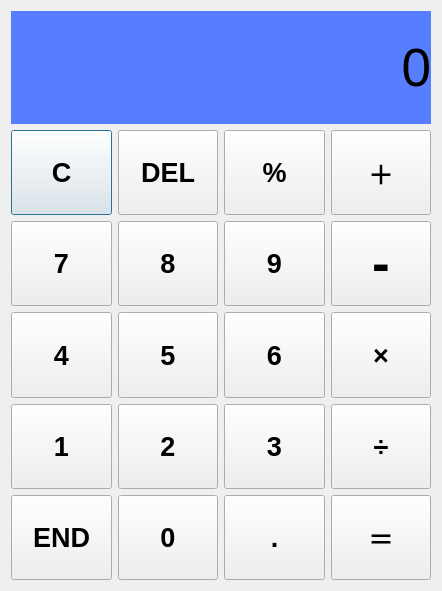
<?xml version="1.0" encoding="UTF-8"?>
<ui version="4.0">
 <class>Dialog</class>
 <widget class="QDialog" name="Dialog">
  <property name="geometry">
   <rect>
    <x>0</x>
    <y>0</y>
    <width>442</width>
    <height>591</height>
   </rect>
  </property>
  <property name="windowTitle">
   <string>Dialog</string>
  </property>
  <layout class="QVBoxLayout" name="verticalLayout" stretch="1,4">
   <item>
    <widget class="QLabel" name="label_display">
     <property name="font">
      <font>
       <pointsize>40</pointsize>
      </font>
     </property>
     <property name="styleSheet">
      <string notr="true">background-color: rgb(87, 126, 255);</string>
     </property>
     <property name="text">
      <string>0</string>
     </property>
     <property name="alignment">
      <set>Qt::AlignRight|Qt::AlignTrailing|Qt::AlignVCenter</set>
     </property>
    </widget>
   </item>
   <item>
    <layout class="QGridLayout" name="gridLayout">
     <item row="0" column="0">
      <widget class="QPushButton" name="pushButton_clean">
       <property name="sizePolicy">
        <sizepolicy hsizetype="Expanding" vsizetype="Expanding">
         <horstretch>0</horstretch>
         <verstretch>0</verstretch>
        </sizepolicy>
       </property>
       <property name="font">
        <font>
         <pointsize>20</pointsize>
         <weight>75</weight>
         <bold>true</bold>
        </font>
       </property>
       <property name="layoutDirection">
        <enum>Qt::RightToLeft</enum>
       </property>
       <property name="text">
        <string>C</string>
       </property>
      </widget>
     </item>
     <item row="0" column="1">
      <widget class="QPushButton" name="pushButton_delete">
       <property name="sizePolicy">
        <sizepolicy hsizetype="Expanding" vsizetype="Expanding">
         <horstretch>0</horstretch>
         <verstretch>0</verstretch>
        </sizepolicy>
       </property>
       <property name="font">
        <font>
         <pointsize>20</pointsize>
         <weight>75</weight>
         <bold>true</bold>
        </font>
       </property>
       <property name="layoutDirection">
        <enum>Qt::RightToLeft</enum>
       </property>
       <property name="text">
        <string>DEL</string>
       </property>
      </widget>
     </item>
     <item row="0" column="2">
      <widget class="QPushButton" name="pushButton_percent">
       <property name="sizePolicy">
        <sizepolicy hsizetype="Expanding" vsizetype="Expanding">
         <horstretch>0</horstretch>
         <verstretch>0</verstretch>
        </sizepolicy>
       </property>
       <property name="font">
        <font>
         <pointsize>20</pointsize>
         <weight>75</weight>
         <bold>true</bold>
        </font>
       </property>
       <property name="layoutDirection">
        <enum>Qt::RightToLeft</enum>
       </property>
       <property name="text">
        <string>%</string>
       </property>
      </widget>
     </item>
     <item row="0" column="3">
      <widget class="QPushButton" name="pushButton_add">
       <property name="sizePolicy">
        <sizepolicy hsizetype="Expanding" vsizetype="Expanding">
         <horstretch>0</horstretch>
         <verstretch>0</verstretch>
        </sizepolicy>
       </property>
       <property name="font">
        <font>
         <pointsize>20</pointsize>
         <weight>75</weight>
         <bold>true</bold>
        </font>
       </property>
       <property name="layoutDirection">
        <enum>Qt::RightToLeft</enum>
       </property>
       <property name="text">
        <string>＋</string>
       </property>
      </widget>
     </item>
     <item row="1" column="0">
      <widget class="QPushButton" name="pushButton_7">
       <property name="sizePolicy">
        <sizepolicy hsizetype="Expanding" vsizetype="Expanding">
         <horstretch>0</horstretch>
         <verstretch>0</verstretch>
        </sizepolicy>
       </property>
       <property name="font">
        <font>
         <pointsize>20</pointsize>
         <weight>75</weight>
         <bold>true</bold>
        </font>
       </property>
       <property name="layoutDirection">
        <enum>Qt::RightToLeft</enum>
       </property>
       <property name="text">
        <string>7</string>
       </property>
      </widget>
     </item>
     <item row="1" column="1">
      <widget class="QPushButton" name="pushButton_8">
       <property name="sizePolicy">
        <sizepolicy hsizetype="Expanding" vsizetype="Expanding">
         <horstretch>0</horstretch>
         <verstretch>0</verstretch>
        </sizepolicy>
       </property>
       <property name="font">
        <font>
         <pointsize>20</pointsize>
         <weight>75</weight>
         <bold>true</bold>
        </font>
       </property>
       <property name="layoutDirection">
        <enum>Qt::RightToLeft</enum>
       </property>
       <property name="text">
        <string>8</string>
       </property>
      </widget>
     </item>
     <item row="1" column="2">
      <widget class="QPushButton" name="pushButton_9">
       <property name="sizePolicy">
        <sizepolicy hsizetype="Expanding" vsizetype="Expanding">
         <horstretch>0</horstretch>
         <verstretch>0</verstretch>
        </sizepolicy>
       </property>
       <property name="font">
        <font>
         <pointsize>20</pointsize>
         <weight>75</weight>
         <bold>true</bold>
        </font>
       </property>
       <property name="layoutDirection">
        <enum>Qt::RightToLeft</enum>
       </property>
       <property name="text">
        <string>9</string>
       </property>
      </widget>
     </item>
     <item row="1" column="3">
      <widget class="QPushButton" name="pushButton_minus">
       <property name="sizePolicy">
        <sizepolicy hsizetype="Expanding" vsizetype="Expanding">
         <horstretch>0</horstretch>
         <verstretch>0</verstretch>
        </sizepolicy>
       </property>
       <property name="font">
        <font>
         <pointsize>40</pointsize>
         <weight>75</weight>
         <bold>true</bold>
        </font>
       </property>
       <property name="layoutDirection">
        <enum>Qt::RightToLeft</enum>
       </property>
       <property name="text">
        <string>-</string>
       </property>
      </widget>
     </item>
     <item row="2" column="0">
      <widget class="QPushButton" name="pushButton_4">
       <property name="sizePolicy">
        <sizepolicy hsizetype="Expanding" vsizetype="Expanding">
         <horstretch>0</horstretch>
         <verstretch>0</verstretch>
        </sizepolicy>
       </property>
       <property name="font">
        <font>
         <pointsize>20</pointsize>
         <weight>75</weight>
         <bold>true</bold>
        </font>
       </property>
       <property name="layoutDirection">
        <enum>Qt::RightToLeft</enum>
       </property>
       <property name="text">
        <string>4</string>
       </property>
      </widget>
     </item>
     <item row="2" column="1">
      <widget class="QPushButton" name="pushButton_5">
       <property name="sizePolicy">
        <sizepolicy hsizetype="Expanding" vsizetype="Expanding">
         <horstretch>0</horstretch>
         <verstretch>0</verstretch>
        </sizepolicy>
       </property>
       <property name="font">
        <font>
         <pointsize>20</pointsize>
         <weight>75</weight>
         <bold>true</bold>
        </font>
       </property>
       <property name="layoutDirection">
        <enum>Qt::RightToLeft</enum>
       </property>
       <property name="text">
        <string>5</string>
       </property>
      </widget>
     </item>
     <item row="2" column="2">
      <widget class="QPushButton" name="pushButton_6">
       <property name="sizePolicy">
        <sizepolicy hsizetype="Expanding" vsizetype="Expanding">
         <horstretch>0</horstretch>
         <verstretch>0</verstretch>
        </sizepolicy>
       </property>
       <property name="font">
        <font>
         <pointsize>20</pointsize>
         <weight>75</weight>
         <bold>true</bold>
        </font>
       </property>
       <property name="layoutDirection">
        <enum>Qt::RightToLeft</enum>
       </property>
       <property name="text">
        <string>6</string>
       </property>
      </widget>
     </item>
     <item row="2" column="3">
      <widget class="QPushButton" name="pushButton_multiply">
       <property name="sizePolicy">
        <sizepolicy hsizetype="Expanding" vsizetype="Expanding">
         <horstretch>0</horstretch>
         <verstretch>0</verstretch>
        </sizepolicy>
       </property>
       <property name="font">
        <font>
         <pointsize>20</pointsize>
         <weight>75</weight>
         <bold>true</bold>
        </font>
       </property>
       <property name="layoutDirection">
        <enum>Qt::RightToLeft</enum>
       </property>
       <property name="text">
        <string>×</string>
       </property>
      </widget>
     </item>
     <item row="3" column="0">
      <widget class="QPushButton" name="pushButton_1">
       <property name="sizePolicy">
        <sizepolicy hsizetype="Expanding" vsizetype="Expanding">
         <horstretch>0</horstretch>
         <verstretch>0</verstretch>
        </sizepolicy>
       </property>
       <property name="font">
        <font>
         <pointsize>20</pointsize>
         <weight>75</weight>
         <bold>true</bold>
        </font>
       </property>
       <property name="layoutDirection">
        <enum>Qt::RightToLeft</enum>
       </property>
       <property name="text">
        <string>1</string>
       </property>
      </widget>
     </item>
     <item row="3" column="1">
      <widget class="QPushButton" name="pushButton_2">
       <property name="sizePolicy">
        <sizepolicy hsizetype="Expanding" vsizetype="Expanding">
         <horstretch>0</horstretch>
         <verstretch>0</verstretch>
        </sizepolicy>
       </property>
       <property name="font">
        <font>
         <pointsize>20</pointsize>
         <weight>75</weight>
         <bold>true</bold>
        </font>
       </property>
       <property name="layoutDirection">
        <enum>Qt::RightToLeft</enum>
       </property>
       <property name="text">
        <string>2</string>
       </property>
      </widget>
     </item>
     <item row="3" column="2">
      <widget class="QPushButton" name="pushButton_3">
       <property name="sizePolicy">
        <sizepolicy hsizetype="Expanding" vsizetype="Expanding">
         <horstretch>0</horstretch>
         <verstretch>0</verstretch>
        </sizepolicy>
       </property>
       <property name="font">
        <font>
         <pointsize>20</pointsize>
         <weight>75</weight>
         <bold>true</bold>
        </font>
       </property>
       <property name="layoutDirection">
        <enum>Qt::RightToLeft</enum>
       </property>
       <property name="text">
        <string>3</string>
       </property>
      </widget>
     </item>
     <item row="3" column="3">
      <widget class="QPushButton" name="pushButton_divide">
       <property name="sizePolicy">
        <sizepolicy hsizetype="Expanding" vsizetype="Expanding">
         <horstretch>0</horstretch>
         <verstretch>0</verstretch>
        </sizepolicy>
       </property>
       <property name="font">
        <font>
         <pointsize>20</pointsize>
         <weight>75</weight>
         <bold>true</bold>
        </font>
       </property>
       <property name="layoutDirection">
        <enum>Qt::RightToLeft</enum>
       </property>
       <property name="text">
        <string>÷</string>
       </property>
      </widget>
     </item>
     <item row="4" column="0">
      <widget class="QPushButton" name="pushButton_end">
       <property name="sizePolicy">
        <sizepolicy hsizetype="Expanding" vsizetype="Expanding">
         <horstretch>0</horstretch>
         <verstretch>0</verstretch>
        </sizepolicy>
       </property>
       <property name="font">
        <font>
         <pointsize>20</pointsize>
         <weight>75</weight>
         <bold>true</bold>
        </font>
       </property>
       <property name="layoutDirection">
        <enum>Qt::RightToLeft</enum>
       </property>
       <property name="text">
        <string>END</string>
       </property>
      </widget>
     </item>
     <item row="4" column="1">
      <widget class="QPushButton" name="pushButton_0">
       <property name="sizePolicy">
        <sizepolicy hsizetype="Expanding" vsizetype="Expanding">
         <horstretch>0</horstretch>
         <verstretch>0</verstretch>
        </sizepolicy>
       </property>
       <property name="font">
        <font>
         <pointsize>20</pointsize>
         <weight>75</weight>
         <bold>true</bold>
        </font>
       </property>
       <property name="layoutDirection">
        <enum>Qt::RightToLeft</enum>
       </property>
       <property name="text">
        <string>0</string>
       </property>
      </widget>
     </item>
     <item row="4" column="2">
      <widget class="QPushButton" name="pushButton_point">
       <property name="sizePolicy">
        <sizepolicy hsizetype="Expanding" vsizetype="Expanding">
         <horstretch>0</horstretch>
         <verstretch>0</verstretch>
        </sizepolicy>
       </property>
       <property name="font">
        <font>
         <pointsize>20</pointsize>
         <weight>75</weight>
         <bold>true</bold>
        </font>
       </property>
       <property name="layoutDirection">
        <enum>Qt::RightToLeft</enum>
       </property>
       <property name="text">
        <string>.</string>
       </property>
      </widget>
     </item>
     <item row="4" column="3">
      <widget class="QPushButton" name="pushButton_equal">
       <property name="sizePolicy">
        <sizepolicy hsizetype="Expanding" vsizetype="Expanding">
         <horstretch>0</horstretch>
         <verstretch>0</verstretch>
        </sizepolicy>
       </property>
       <property name="font">
        <font>
         <pointsize>20</pointsize>
         <weight>75</weight>
         <bold>true</bold>
        </font>
       </property>
       <property name="layoutDirection">
        <enum>Qt::RightToLeft</enum>
       </property>
       <property name="text">
        <string>＝</string>
       </property>
      </widget>
     </item>
    </layout>
   </item>
  </layout>
 </widget>
 <layoutdefault spacing="6" margin="11"/>
 <resources/>
 <connections/>
</ui>
